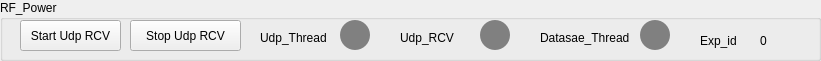
    <widget class="QGroupBox" name="groupBox_11">
     <property name="geometry">
      <rect>
       <x>10</x>
       <y>310</y>
       <width>821</width>
       <height>61</height>
      </rect>
     </property>
     <property name="title">
      <string>RF_Power</string>
     </property>
     <widget class="QPushButton" name="pushButton_52">
      <property name="geometry">
       <rect>
        <x>20</x>
        <y>20</y>
        <width>101</width>
        <height>31</height>
       </rect>
      </property>
      <property name="text">
       <string>Start Udp RCV</string>
      </property>
     </widget>
     <widget class="QPushButton" name="pushButton_53">
      <property name="geometry">
       <rect>
        <x>130</x>
        <y>20</y>
        <width>111</width>
        <height>31</height>
       </rect>
      </property>
      <property name="text">
       <string>Stop Udp RCV</string>
      </property>
     </widget>
     <widget class="QLabel" name="label_42">
      <property name="geometry">
       <rect>
        <x>540</x>
        <y>30</y>
        <width>121</width>
        <height>16</height>
       </rect>
      </property>
      <property name="text">
       <string>Datasae_Thread</string>
      </property>
     </widget>
     <widget class="QPushButton" name="pushButton_133">
      <property name="geometry">
       <rect>
        <x>480</x>
        <y>20</y>
        <width>30</width>
        <height>30</height>
       </rect>
      </property>
      <property name="styleSheet">
       <string notr="true">border-radius:15px;
background-color:grey;
</string>
      </property>
      <property name="text">
       <string/>
      </property>
     </widget>
     <widget class="QLabel" name="label_39">
      <property name="geometry">
       <rect>
        <x>700</x>
        <y>30</y>
        <width>41</width>
        <height>21</height>
       </rect>
      </property>
      <property name="text">
       <string>Exp_id</string>
      </property>
     </widget>
     <widget class="QPushButton" name="pushButton_54">
      <property name="geometry">
       <rect>
        <x>640</x>
        <y>20</y>
        <width>30</width>
        <height>30</height>
       </rect>
      </property>
      <property name="styleSheet">
       <string notr="true">border-radius:15px;
background-color:grey
;
</string>
      </property>
      <property name="text">
       <string/>
      </property>
     </widget>
     <widget class="QLabel" name="label_114">
      <property name="geometry">
       <rect>
        <x>400</x>
        <y>30</y>
        <width>91</width>
        <height>16</height>
       </rect>
      </property>
      <property name="text">
       <string>Udp_RCV</string>
      </property>
     </widget>
     <widget class="QLabel" name="label_41">
      <property name="geometry">
       <rect>
        <x>260</x>
        <y>30</y>
        <width>91</width>
        <height>16</height>
       </rect>
      </property>
      <property name="text">
       <string>Udp_Thread</string>
      </property>
     </widget>
     <widget class="QLabel" name="label_40">
      <property name="geometry">
       <rect>
        <x>760</x>
        <y>30</y>
        <width>21</width>
        <height>21</height>
       </rect>
      </property>
      <property name="text">
       <string>0</string>
      </property>
     </widget>
     <widget class="QPushButton" name="pushButton_55">
      <property name="geometry">
       <rect>
        <x>340</x>
        <y>20</y>
        <width>30</width>
        <height>30</height>
       </rect>
      </property>
      <property name="styleSheet">
       <string notr="true">border-radius:15px;
background-color:grey;
</string>
      </property>
      <property name="text">
       <string/>
      </property>
     </widget>
    </widget>
